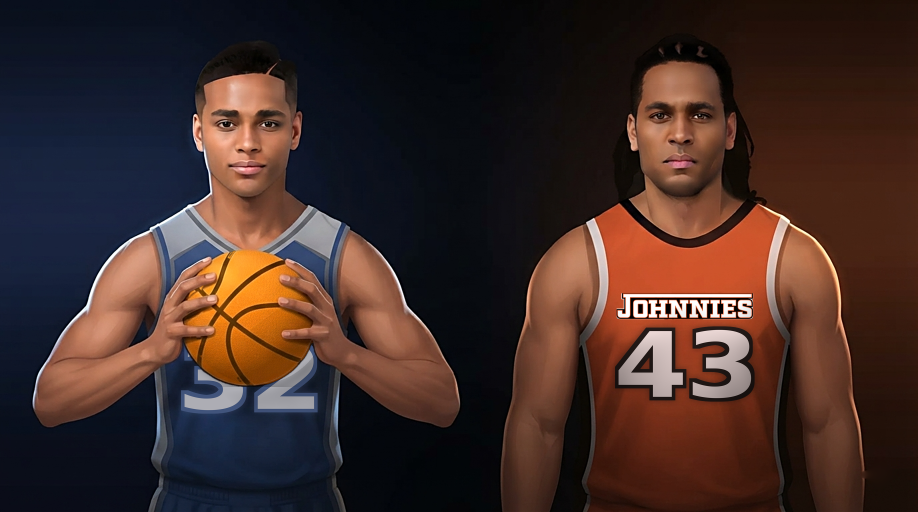
#> input picture _documentation_master/12_GTM/Key_Visual_System/master/GOB_KV_rivals_2752x1536.png, 2752 x 1536 px (shown at 1/3 size)
$ python formats.py
#> lines starting #> are read from the running program, lines starting #| are printed output that depends on the picture
#!/usr/bin/env python3
"""Cut every delivery format from the one master.

Rule established the hard way: nothing is ever independently reprocessed at another size.
Three separate bugs came from doing that -- a hardcoded pixel offset, a jersey mask that
moved when the pixels were resampled, and a keyline detector that under-performed at half
resolution. So the 2752x1536 master is the only source, and every format below is a
resample, a crop, or the master placed on a rebuilt ground.

The formats span 1:1 to 3:1, which no single crop can serve: a square crop of a two-shot
loses a player, and a 3:1 crop of it loses both heads. Two moves cover the range --
crop VERTICALLY for anything wider than 16:9, and EXTEND the ground for anything squarer.
Extending is possible because the master's background is a smooth separable gradient with
pure background along its top rows and both side columns, so it can be measured and
continued rather than invented.

Sizes verified against current platform guidance, Sept 2026.
"""
import pathlib
from PIL import Image
import numpy as np
from scipy import ndimage

ROOT = pathlib.Path(__file__).parent
OUT = ROOT / "formats"; OUT.mkdir(exist_ok=True)
MASTER = ROOT / "master" / "GOB_KV_rivals_2752x1536.png"


def place_extend(m, W, H, cw, ox, oy, falloff=0.34):
    """Master placed on a larger canvas, with the ground continued by edge replication.

    Not by synthesising a matching gradient -- I tried that, measuring the master's own
    horizontal colour profile and vertical falloff and rebuilding a separable field. It
    left a clearly visible rectangle where the content met the synthetic ground, because
    the real background is not perfectly separable and the join has nowhere to hide.

    Replicating the content's own edge pixels outward cannot mismatch: the extension
    literally begins with the pixels it is continuing. A gentle darkening with distance
    stops the replicated region reading as streaks.

    IMPORTANT: only extend past an edge that is pure background. The master's top and sides
    are; its bottom is jersey, so every layout here either fills the frame at the bottom or
    overflows it.
    """
    ch = int(round(cw * m.height / m.width))
    content = np.array(m.resize((cw, ch), Image.LANCZOS)).astype(np.float32)

    xs = np.clip(np.arange(W) - ox, 0, cw - 1)
    ys = np.clip(np.arange(H) - oy, 0, ch - 1)
    canvas = content[np.ix_(ys, xs)]

    dx = np.maximum(0, np.maximum(ox - np.arange(W), np.arange(W) - (ox + cw - 1))) / W
    dy = np.maximum(0, np.maximum(oy - np.arange(H), np.arange(H) - (oy + ch - 1))) / H
    d = np.sqrt(dx[None, :] ** 2 + dy[:, None] ** 2)
    canvas = canvas * (1 - falloff * np.clip(d / 0.30, 0, 1))[..., None]
    return Image.fromarray(np.clip(canvas, 0, 255).astype(np.uint8))


def band(m, y0f, y1f, W, H):
    """Vertical slice of the master, resampled to the target. For anything wider than 16:9."""
    src = m.crop((0, int(m.height * y0f), m.width, int(m.height * y1f)))
    # keep the aspect honest: widen the slice if the crop is still too tall
    want = W / H
    if src.width / src.height < want:
        need = int(src.width / want)
        cy = (src.height) // 2
        src = src.crop((0, max(0, cy - need // 2), src.width, min(src.height, cy + need - need // 2)))
    return src.resize((W, H), Image.LANCZOS)


def crop_to(m, cx, cy, half_w, W, H):
    """Tight crop around a point, in master fractions. For the square icon."""
    hw = half_w * m.width
    hh = hw * H / W
    box = (int(cx * m.width - hw), int(cy * m.height - hh),
           int(cx * m.width + hw), int(cy * m.height + hh))
    return m.crop(box).resize((W, H), Image.LANCZOS)


FORMATS = []


def emit(name, im, note):
    im.save(OUT / f"{name}.png")
    FORMATS.append((name, im.size, note))
    print(f"  {name:28s} {im.size[0]:>5} x {im.size[1]:<5} {note}")


if __name__ == "__main__":
    m = Image.open(MASTER).convert("RGB")
#> m is the input picture: PIL image 2752x1536 RGB; mean R, G, B 64.4, 43.9, 39.3
    print(f"master {m.size}\n")
#| master (2752, 1536)

    # --- 16:9 and near: straight resamples of the master -----------------------------
    # Named "kv" not "thumbnail": the launch-trailer thumbnail is a separate, typeset
    # layout built in stage.py, and these two must not get mixed up at upload time.
    emit("kv_16x9_1280x720", m.resize((1280, 720), Image.LANCZOS),
         "generic 16:9 key art")
#> in emit, `im.save(OUT / f"{name}.png")`:
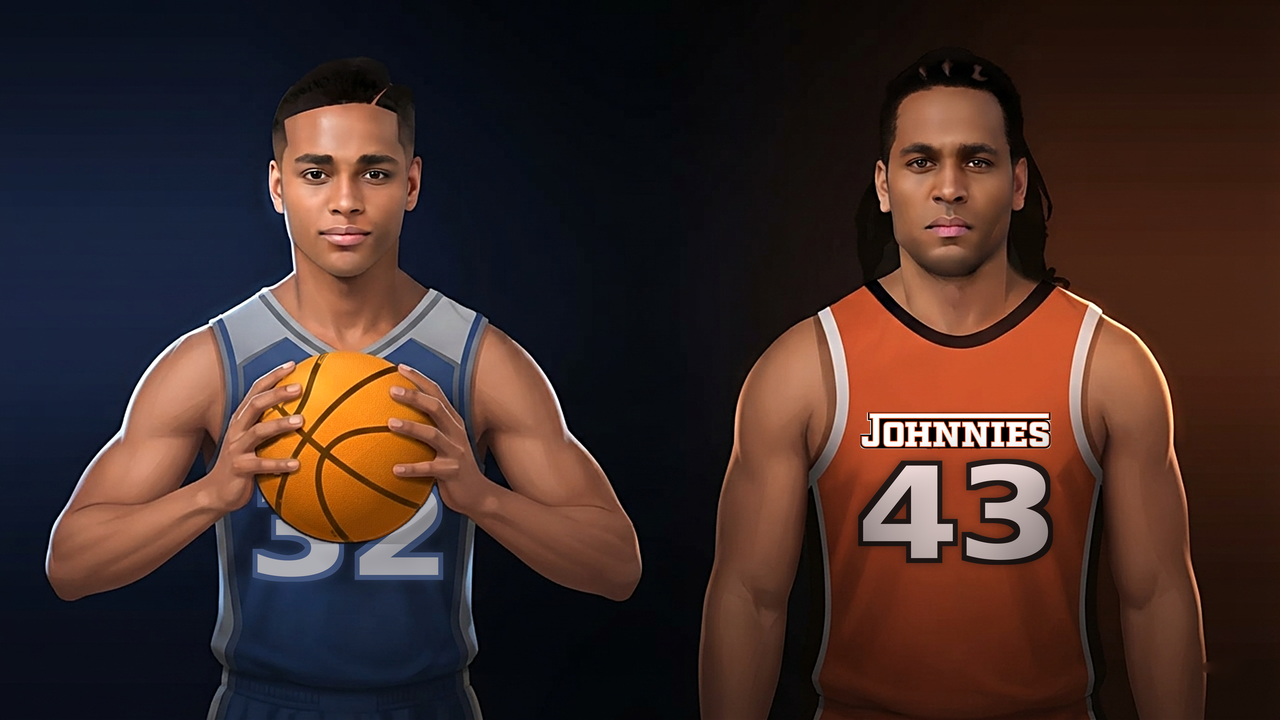
#> saved as kv_16x9_1280x720.png: PIL image 1280x720 RGB; mean R, G, B 64.4, 43.9, 39.3
#|   kv_16x9_1280x720              1280 x 720   generic 16:9 key art
    emit("x_post_1600x900", m.resize((1600, 900), Image.LANCZOS),
         "X in-feed post image")
#|   x_post_1600x900               1600 x 900   X in-feed post image
    emit("discord_banner_960x540", m.resize((960, 540), Image.LANCZOS),
         "Discord server banner")
#|   discord_banner_960x540         960 x 540   Discord server banner

    # --- wider than 16:9: crop vertically, keeping heads and ball --------------------
    emit("x_header_1500x500", band(m, 0.04, 0.64, 1500, 500),
         "X profile header, 3:1")
#> in band, `src = m.crop((0, int(m.height * y0f), m.width, int(m.height * y1f)))`:
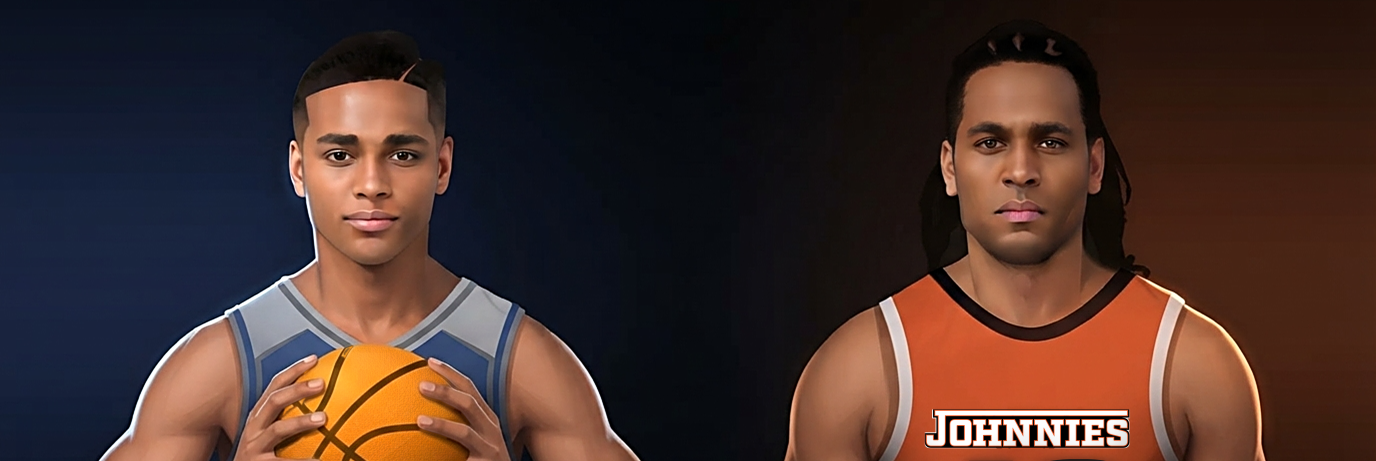
#> src: PIL image 2752x922 RGB (shown at 1/2 size); mean R, G, B 68.3, 46.9, 41.9
#> in band, `return src.resize((W, H), Image.LANCZOS)`:
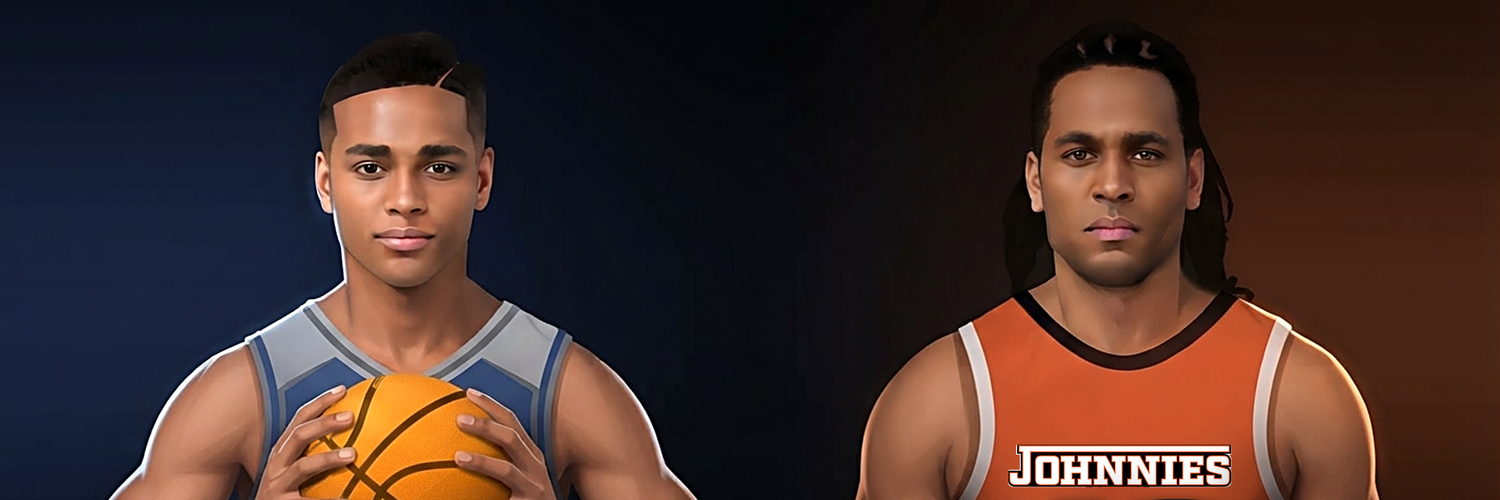
#> returned value: PIL image 1500x500 RGB; mean R, G, B 68.3, 46.9, 42
#|   x_header_1500x500             1500 x 500   X profile header, 3:1
    # 2.18:1 rather than a rounder number, chosen so the band clears the BOTTOM of both
    # numerals. Every ratio between about 2.4 and 3.0 slices a numeral in half.
    emit("web_hero_2560x1174", band(m, 0.00, 0.82, 2560, 1174),
         "landing page hero band")
#> call 2 of band, with y0f = 0, y1f = 0.82, W = 2560, H = 1174
#> in band (call 2), `src = m.crop((0, int(m.height * y0f), m.width, int(m.height * y1f)))`:
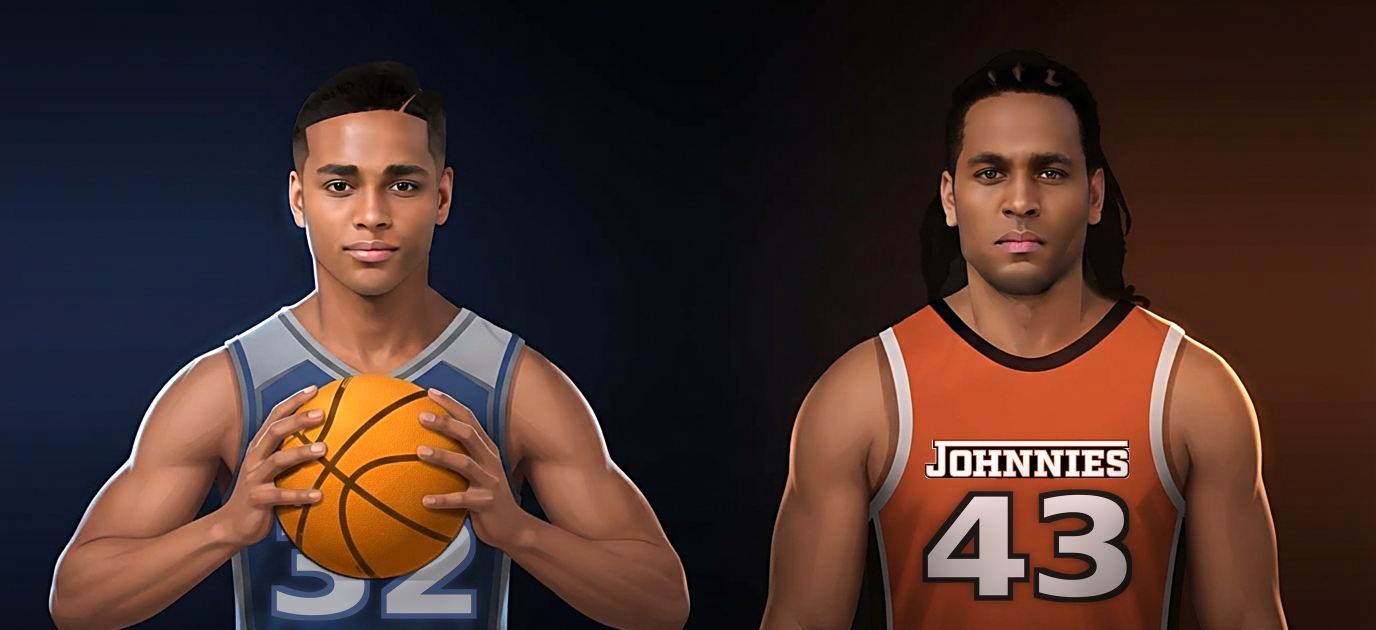
#> src: PIL image 2752x1259 RGB (shown at 1/2 size); mean R, G, B 70.8, 48.2, 42.3
#|   web_hero_2560x1174            2560 x 1174  landing page hero band

    # --- YouTube banner: the safe area is only 1546x423 of 2560x1440 -----------------
    # Everything that must survive on a phone lives in that centre strip -- about 3.65:1 --
    # so the composition is scaled to sit inside it and the ground is extended to full bleed.
    # Full bleed at 2560 wide, pushed DOWN so the faces land inside the phone-safe strip
    # (y 508-931). Scaled to width the faces sit at y~314, so they need about +400. The
    # master then overflows the bottom, which is what we want -- the only extension is
    # upward into its own pure-background top edge.
    emit("yt_banner_2560x1440", place_extend(m, 2560, 1440, cw=2560, ox=0, oy=406),
         "YouTube channel banner (safe area 1546x423)")
#> in place_extend, `canvas = content[np.ix_(ys, xs)]`:
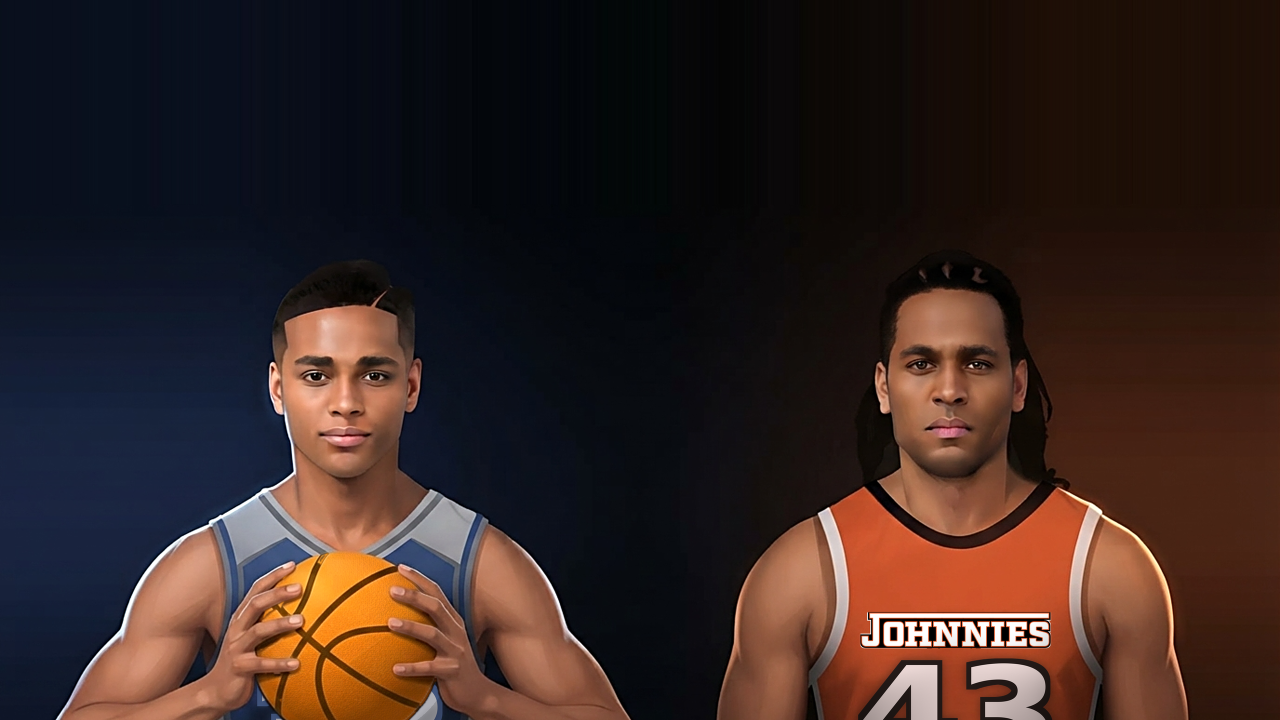
#> canvas: shape (1440, 2560, 3) float32 (shown at 1/2 size); mean R, G, B 53.7, 37.1, 33.6
#|   yt_banner_2560x1440           2560 x 1440  YouTube channel banner (safe area 1546x423)

    # --- squarer than 16:9: extend the ground above and below ------------------------
    # Bottom-aligned, so the extension is entirely upward. Centring it would have left a
    # gap below the jerseys, and replicating THAT edge downward smears the figures.
    emit("square_1080x1080", place_extend(m, 1080, 1080, cw=1080, ox=0,
                                          oy=1080 - int(1080 * m.height / m.width)),
         "square, both players")
#> call 2 of place_extend, with W = 1080, H = 1080, cw = 1080, ox = 0, oy = 478, falloff = 0.34
#> in place_extend (call 2), `canvas = content[np.ix_(ys, xs)]`:
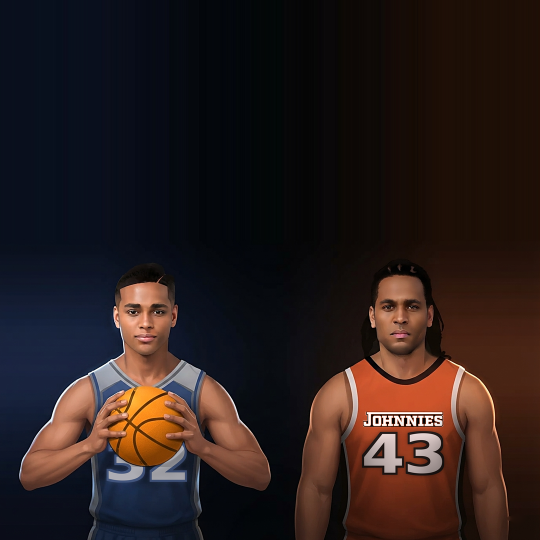
#> canvas: shape (1080, 1080, 3) float32 (shown at 1/2 size); mean R, G, B 41.6, 29.4, 28
#|   square_1080x1080              1080 x 1080  square, both players

    # --- 1:1 at icon size: a two-shot is unreadable, so feature Rozier and the ball ---
    emit("discord_icon_512x512", crop_to(m, cx=0.285, cy=0.44, half_w=0.135, W=512, H=512),
         "Discord server icon, Rozier + ball")
#> in crop_to, `return m.crop(box).resize((W, H), Image.LANCZOS)`:
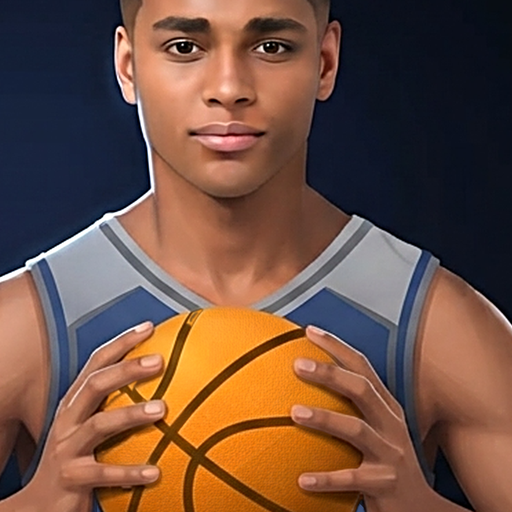
#> returned value: PIL image 512x512 RGB; mean R, G, B 112.5, 80.5, 65.6
#|   discord_icon_512x512           512 x 512   Discord server icon, Rozier + ball

    print(f"\n{len(FORMATS)} formats written to {OUT}")
#| 8 formats written to _documentation_master/12_GTM/Key_Visual_System/formats
